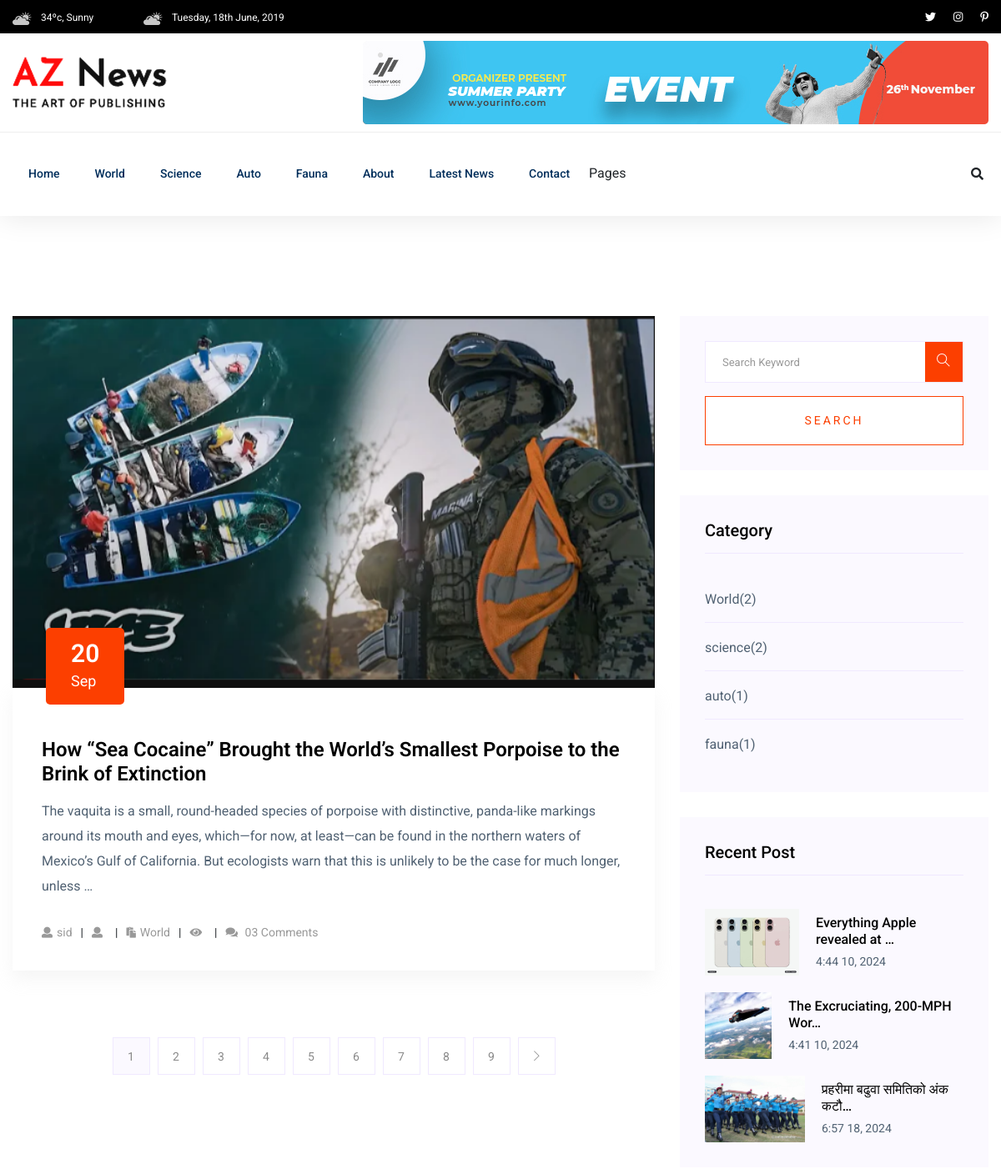
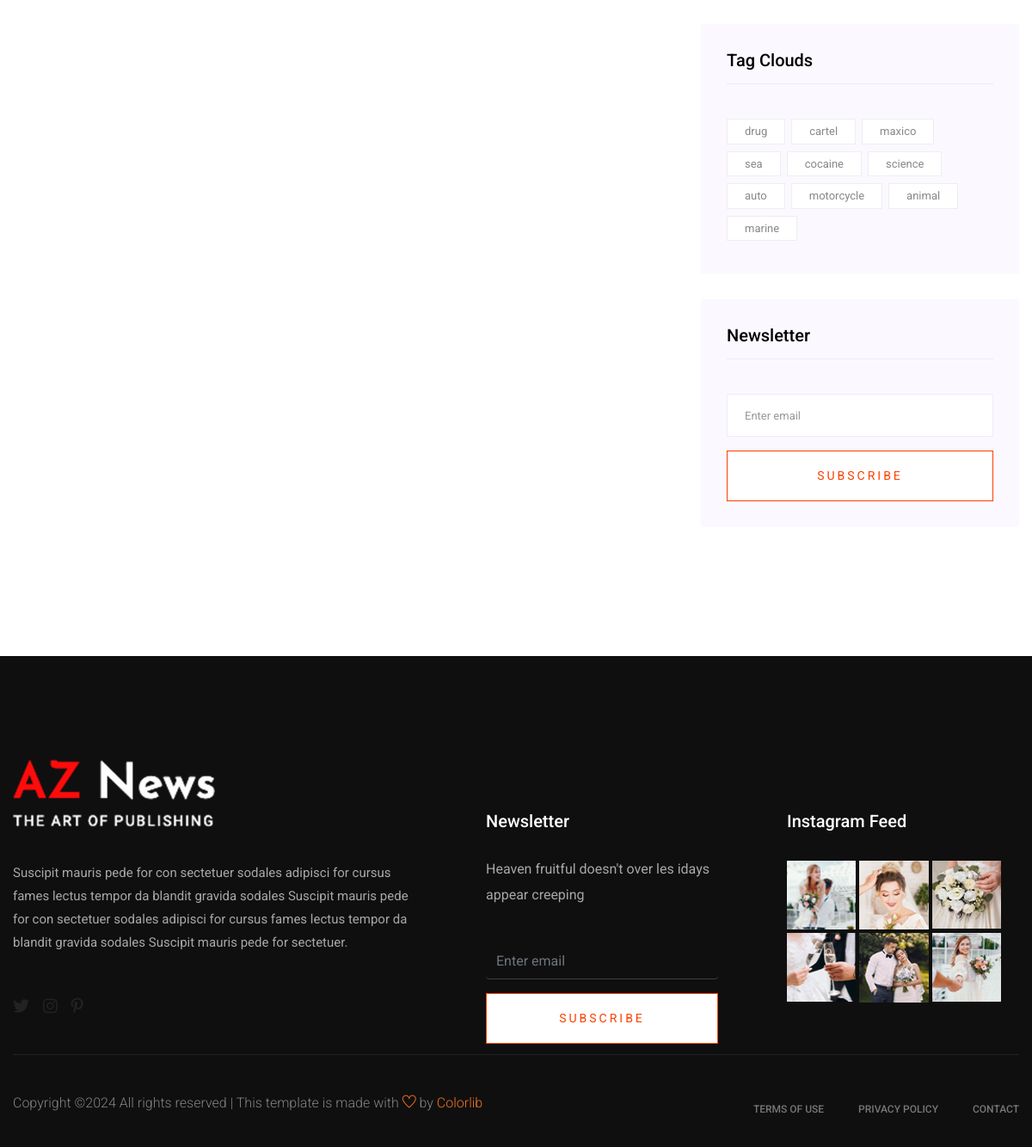
The page /post-list/ on the database its author committed (2 pictures, top to bottom).
### newspaper/models.py (models this page shows, shortened)
class TimeStampModel(models.Model):
    created_at = models.DateTimeField(auto_now_add=True)
    updated_at = models.DateTimeField(auto_now=True)
    class Meta:
        abstract = True

class Category(TimeStampModel):
    name = models.CharField(max_length=100)
    def get_published_post_count(self):
        return Post.objects.filter(
            published_at__isnull=False,
            status="active",category=self
            ).count()

class Post(TimeStampModel):
    STATUS_CHOICES =[
        ("active", "Active"),
        ("in_active", "Inactive"),
    ]
    title= models.CharField(max_length=200)
    content = models.TextField()
    featured_image = models.ImageField(upload_to="post_image/%Y/%m/%d", blank=False)
    author = models.ForeignKey("auth.User", on_delete=models.CASCADE)
    status = models.CharField(max_length=20, choices=STATUS_CHOICES, default="active")
    views_count = models.PositiveBigIntegerField(default=0)
    published_at = models.DateTimeField(null=True, blank=True)
    category = models.ForeignKey(Category, on_delete=models.CASCADE)
    tag = models.ManyToManyField(Tag)

class Tag(TimeStampModel):
    name = models.CharField(max_length=100)

### newspaper/views.py (the view)
# urls.py: path("post-list/", views.PostListView.as_view(), name="post-list" ),
class PostListView(ListView):
    model = Post
    template_name = "aznews/list/list.html"
    context_object_name = "posts"
    paginate_by = 1
    def get_queryset(self):
        return Post.objects.filter(
            published_at__isnull=False, status="active"
        ).order_by("-published_at")

### templates/aznews/list/list.html
{% extends 'aznews/base.html' %}
{% block content %}
    <section class="blog_area section-padding">
        <div class="container">
            <div class="row">
                <div class="col-lg-8 mb-5 mb-lg-0">
                    <div class="blog_left_sidebar">
                      {% include "aznews/list/left/post_list.html" with posts=page_obj  %}
                      {% include "aznews/list/left/pagination.html"  %}
                    </div>
                </div>
                <div class="col-lg-4">
                    <div class="blog_right_sidebar">
                    {% include "aznews/list/right/search_form.html"%}
                    {% include "aznews/list/right/categories.html"%}
                    {% include "aznews/list/right/popular_posts.html"%}
                    {% include "aznews/list/right/tags.html"%}
                    {% include "aznews/list/right/newsletter.html"%}
                    </div>
                </div>
            </div>
        </div>
    </section>
   {% endblock content %}

### templates/aznews/header.html (shortened to what this page needs)
{% load static %}
<header>
    <div class="header-area">
        <div class="main-header">
            <div class="header-top black-bg d-none d-md-block">
                <div class="container">
                    <div class="col-xl-12">
                        <div class="row d-flex justify-content-between align-items-center">
                            <div class="header-info-left">
                                <ul>
                                    <li><img src="{% static 'aznews/img/icon/header_icon1.png' %}" alt=""> 34ºc, Sunny </li>
                                    <li><img src="{% static 'aznews/img/icon/header_icon1.png' %}" alt=""> Tuesday, 18th June, 2019</li>
                                </ul>
                            </div>
                            <div class="header-info-right">
                                <ul class="header-social">
                                    <li><a href="#"><i class="fab fa-twitter"></i></a></li>
                                    <li><a href="#"><i class="fab fa-instagram"></i></a></li>
                                    <li><a href="#"><i class="fab fa-pinterest-p"></i></a></li>
                                </ul>
                            </div>
                        </div>
                    </div>
                </div>
            </div>
            <div class="header-mid d-none d-md-block">
                <div class="container">
                    <div class="row d-flex align-items-center">
                        <div class="col-xl-3 col-lg-3 col-md-3">
                            <div class="logo">
                                <a href="/"><img src="{% static 'aznews/img/logo/logo.png' %}" alt=""></a>
                            </div>
                        </div>
                        <div class="col-xl-9 col-lg-9 col-md-9">
                            <div class="header-banner f-right">
                                <img src="{% static 'aznews/img/hero/header_card.jpg' %}" alt="">
                            </div>
                        </div>
                    </div>
                </div>
            </div>
            <div class="header-bottom header-sticky">
                <div class="container">
                    <div class="row align-items-center">
                        <div class="col-xl-10 col-lg-10 col-md-12 header-flex">
                            <div class="main-menu d-none d-md-block">
                                <nav>
                                    <ul id="navigation">
                                        <li><a href="/">Home</a></li>
                                        {% for category in categories %}
                                        <li><a href="{% url 'post-by-category' category.id %}">{{ category.name }}</a></li>
                                        {% endfor %}
                                        <li><a href="{% url 'about' %}">About</a></li>
                                        <li><a href="{% url 'post-list' %}">Latest News</a></li>
                                        <li><a href="{% url 'contact' %}">Contact</a></li>
                                        <li>Pages
                                        </li>
                                    </ul>
                                </nav>
                            </div>
                        </div>
                        <div class="col-xl-2 col-lg-2 col-md-4">
                            <div class="header-right-btn f-right d-none d-lg-block">
                                <i class="fas fa-search special-tag"></i>
                            </div>
                        </div>
                        <div class="col-12">
                        </div>
                    </div>
                </div>
            </div>
        </div>
    </div>
</header>

### templates/aznews/list/left/post_list.html
{% for post in posts %}
<article class="blog_item">
    <div class="blog_item_img">
        <img class="card-img rounded-0" src="{{ post.featured_image.url }}" alt="{{ post.title }}">
        <a href="#" class="blog_item_date">
            <h3>{{ post.published_at|date:"d" }}</h3>
            <p>{{ post.published_at|date:"M" }}</p>
        </a>
    </div>
    <div class="blog_details">
        <a class="d-inline-block" href="{% url 'post-detail' post.pk %}">
            <h2>{{ post.title }}</h2>
        </a>
        <p>{{ post.content|striptags|safe|truncatechars:300 }}</p>
        <ul class="blog-info-link">
            <li><a href="#"><i class="fa fa-user"></i>{{ post.author.username|lower }}</a></li>
            <li><a href="#"><i class="fa fa-user"></i>{{ post.tags.all|join:", " }}</a></li>
            <li><a href="#"><i class="fa fa-paste"></i>{{ post.category.name|title }}</a></li>
            <li><a href="#"><i class="fa fa-eye"></i>{{ post.view_count }}</a></li>
            <li><a href="#"><i class="fa fa-comments"></i> 03 Comments</a></li>
        </ul>
    </div>
</article>
{% endfor %}

### templates/aznews/list/right/categories.html
<aside class="single_sidebar_widget post_category_widget">
    <h4 class="widget_title">Category</h4>
    <ul class="list cat-list">
       {% for category in categories%}
        <li>
            <a href="{% url 'post-by-category' category.id %}" class="d-flex">
                <p>{{ category.name }}</p>
                <p>({{ category.get_published_post_count }})</p>
            </a>
        </li>
        {% endfor %}
    </ul>
</aside>

### templates/aznews/list/right/popular_posts.html
<aside class="single_sidebar_widget popular_post_widget">
    <h3 class="widget_title">Recent Post</h3>
    {% for trending_post in trending_posts %}
    <div class="media post_item">
        <img src="{{ trending_post.featured_image.url}}" alt="{{ trending_post.title }}" height="80px">
        <div class="media-body">
            <a href="{% url 'post-detail' trending_post.pk %}">
                <h3>{{ trending_post.title|truncatechars:30 }}</h3>
            </a>
            <p>{{ trending_post.published_at|date:"f j, Y"}}</p>
        </div>
    </div>
    {% endfor %}
</aside>

### templates/aznews/list/right/tags.html
<aside class="single_sidebar_widget tag_cloud_widget">
    <h4 class="widget_title">Tag Clouds</h4>
    <ul class="list">
        {% for tag in tags %}
        <li><a href="{% url 'post-by-tag' tag.id %}">{{ tag.name }}</a></li>
        {% endfor %}
    </ul>
</aside>

### rows shown on the page
Category: name "World", get_published_post_count "2"
Category: name "Science", name "science", get_published_post_count "2"
Category: name "Auto", name "auto", get_published_post_count "1"
Category: name "Fauna", name "fauna", get_published_post_count "1"
Post: featured_image (picture), published_at "20", published_at "Sep", title "How “Sea Cocaine” Brought the World’s Smallest Porpoise to the Brink of Extinction", content "The vaquita is a small, round-headed species of porpoise with distinctive, panda-like markings around its mouth and eyes, which—for now, at least—can be found in the northern waters of Mexico’s Gulf of California. But ecologists warn that this is unlikely to be the case for much longer, unless …", author.username "sid", category.name "World"
Post: featured_image (picture), title "Everything Apple revealed at …", published_at "4:44 10, 2024"
Post: featured_image (picture), title "The Excruciating, 200-MPH Wor…", published_at "4:41 10, 2024"
Post: featured_image (picture), title "प्रहरीमा बढुवा समितिको अंक कटौ…", published_at "6:57 18, 2024"
Tag: name "drug"
Tag: name "cartel"
Tag: name "maxico"
Tag: name "sea"
Tag: name "cocaine"
Tag: name "science"
Tag: name "auto"
Tag: name "motorcycle"
Tag: name "animal"
Tag: name "marine"

### other values the page prints
{{ i }} "1" "2" "3" "4" "5" "6" "7" "8" "9"
